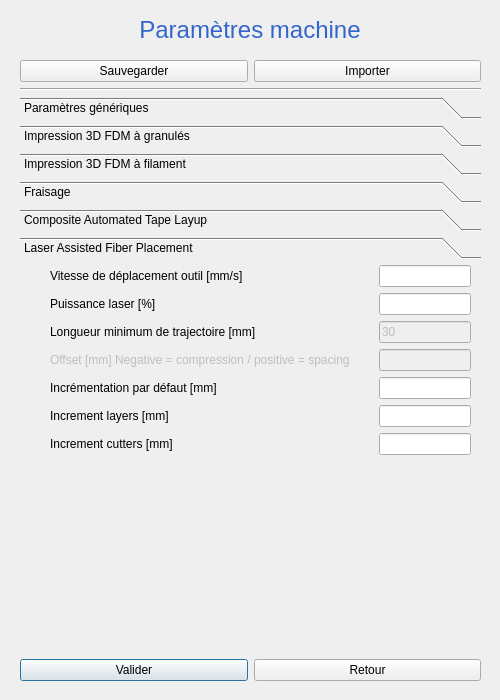
<?xml version="1.0" encoding="UTF-8"?>
<ui version="4.0">
 <class>Dialog_parameters</class>
 <widget class="QDialog" name="Dialog_parameters">
  <property name="windowModality">
   <enum>Qt::NonModal</enum>
  </property>
  <property name="geometry">
   <rect>
    <x>0</x>
    <y>0</y>
    <width>500</width>
    <height>700</height>
   </rect>
  </property>
  <property name="minimumSize">
   <size>
    <width>500</width>
    <height>700</height>
   </size>
  </property>
  <property name="maximumSize">
   <size>
    <width>500</width>
    <height>700</height>
   </size>
  </property>
  <property name="windowTitle">
   <string>Dialog</string>
  </property>
  <widget class="QLabel" name="labelTitle_machineParameters">
   <property name="geometry">
    <rect>
     <x>0</x>
     <y>0</y>
     <width>500</width>
     <height>60</height>
    </rect>
   </property>
   <property name="font">
    <font>
     <family>MS Shell Dlg 2</family>
    </font>
   </property>
   <property name="text">
    <string>&lt;html&gt;&lt;head/&gt;&lt;body&gt;&lt;p&gt;&lt;span style=&quot; font-size:18pt; color:#3366cc;&quot;&gt;Paramètres machine&lt;/span&gt;&lt;/p&gt;&lt;/body&gt;&lt;/html&gt;</string>
   </property>
   <property name="alignment">
    <set>Qt::AlignCenter</set>
   </property>
  </widget>
  <widget class="QWidget" name="horizontalLayoutWidget">
   <property name="geometry">
    <rect>
     <x>20</x>
     <y>650</y>
     <width>461</width>
     <height>41</height>
    </rect>
   </property>
   <layout class="QHBoxLayout" name="horizontalLayout_validateReturn">
    <item>
     <widget class="QPushButton" name="pushButton_validation">
      <property name="text">
       <string>Valider</string>
      </property>
     </widget>
    </item>
    <item>
     <widget class="QPushButton" name="pushButton_return">
      <property name="text">
       <string>Retour</string>
      </property>
     </widget>
    </item>
   </layout>
  </widget>
  <widget class="QWidget" name="verticalLayoutWidget">
   <property name="geometry">
    <rect>
     <x>20</x>
     <y>60</y>
     <width>461</width>
     <height>581</height>
    </rect>
   </property>
   <layout class="QVBoxLayout" name="verticalLayout">
    <item>
     <layout class="QHBoxLayout" name="horizontalLayout">
      <item>
       <widget class="QPushButton" name="pushButton_save_param">
        <property name="text">
         <string>Sauvegarder</string>
        </property>
       </widget>
      </item>
      <item>
       <widget class="QPushButton" name="pushButton_import_param">
        <property name="text">
         <string>Importer</string>
        </property>
       </widget>
      </item>
     </layout>
    </item>
    <item>
     <widget class="Line" name="line">
      <property name="orientation">
       <enum>Qt::Horizontal</enum>
      </property>
     </widget>
    </item>
    <item>
     <widget class="QToolBox" name="toolBox">
      <property name="currentIndex">
       <number>5</number>
      </property>
      <widget class="QWidget" name="Generiques">
       <property name="geometry">
        <rect>
         <x>0</x>
         <y>0</y>
         <width>459</width>
         <height>346</height>
        </rect>
       </property>
       <attribute name="label">
        <string>Paramètres génériques</string>
       </attribute>
       <widget class="QWidget" name="gridLayoutWidget">
        <property name="geometry">
         <rect>
          <x>30</x>
          <y>0</y>
          <width>431</width>
          <height>341</height>
         </rect>
        </property>
        <layout class="QGridLayout" name="gridLayout">
         <item row="2" column="0">
          <widget class="QLabel" name="label_3">
           <property name="text">
            <string>Vitesse outil [mm/s]</string>
           </property>
          </widget>
         </item>
         <item row="1" column="2">
          <widget class="QLineEdit" name="lineEdit_gen_retractSpeed"/>
         </item>
         <item row="1" column="0">
          <widget class="QLabel" name="label_2">
           <property name="text">
            <string>Vitesse de retrait [mm/s]</string>
           </property>
          </widget>
         </item>
         <item row="2" column="2">
          <widget class="QLineEdit" name="lineEdit_gen_toolSpeed"/>
         </item>
         <item row="0" column="2">
          <widget class="QLineEdit" name="lineEdit_gen_approachSpeed"/>
         </item>
         <item row="0" column="1">
          <spacer name="horizontalSpacer">
           <property name="orientation">
            <enum>Qt::Horizontal</enum>
           </property>
           <property name="sizeHint" stdset="0">
            <size>
             <width>40</width>
             <height>20</height>
            </size>
           </property>
          </spacer>
         </item>
         <item row="0" column="0">
          <widget class="QLabel" name="label">
           <property name="text">
            <string>Vitesse d'approche [mm/s]</string>
           </property>
          </widget>
         </item>
         <item row="4" column="2">
          <widget class="QLineEdit" name="lineEdit_distSecu"/>
         </item>
         <item row="4" column="0">
          <widget class="QLabel" name="label_distSecu">
           <property name="text">
            <string>Distance de sécurité [mm]</string>
           </property>
          </widget>
         </item>
         <item row="5" column="0">
          <spacer name="verticalSpacer">
           <property name="orientation">
            <enum>Qt::Vertical</enum>
           </property>
           <property name="sizeHint" stdset="0">
            <size>
             <width>20</width>
             <height>40</height>
            </size>
           </property>
          </spacer>
         </item>
         <item row="3" column="0">
          <widget class="QLabel" name="label_travelSpeed">
           <property name="text">
            <string>Avance rapide [mm/s]</string>
           </property>
          </widget>
         </item>
         <item row="3" column="2">
          <widget class="QLineEdit" name="lineEdit_travelSpeed"/>
         </item>
        </layout>
       </widget>
      </widget>
      <widget class="QWidget" name="FDM_pellet">
       <property name="geometry">
        <rect>
         <x>0</x>
         <y>0</y>
         <width>459</width>
         <height>346</height>
        </rect>
       </property>
       <attribute name="label">
        <string>Impression 3D FDM à granulés</string>
       </attribute>
       <widget class="QWidget" name="gridLayoutWidget_6">
        <property name="geometry">
         <rect>
          <x>29</x>
          <y>0</y>
          <width>431</width>
          <height>341</height>
         </rect>
        </property>
        <layout class="QGridLayout" name="gridLayout_6">
         <item row="5" column="0">
          <widget class="QLabel" name="label_26">
           <property name="text">
            <string>Diametre d'extrusion [mm]</string>
           </property>
          </widget>
         </item>
         <item row="4" column="0">
          <widget class="QLabel" name="label_25">
           <property name="text">
            <string>Distance de rétraction [mm]</string>
           </property>
          </widget>
         </item>
         <item row="0" column="2">
          <widget class="QLineEdit" name="lineEdit_FDM_pellet_screwSpeed"/>
         </item>
         <item row="2" column="2">
          <widget class="QLineEdit" name="lineEdit_FDM_pellet_perimeterSpeed"/>
         </item>
         <item row="5" column="2">
          <widget class="QLineEdit" name="lineEdit_FDM_pellet_extrusionDiameter"/>
         </item>
         <item row="0" column="0">
          <widget class="QLabel" name="label_21">
           <property name="text">
            <string>Vitesse vis [tr/min]</string>
           </property>
          </widget>
         </item>
         <item row="3" column="2">
          <widget class="QLineEdit" name="lineEdit_FDM_pellet_temperature"/>
         </item>
         <item row="1" column="0">
          <widget class="QLabel" name="label_22">
           <property name="text">
            <string>Vitesse de remplissage [mm/s]</string>
           </property>
          </widget>
         </item>
         <item row="3" column="0">
          <widget class="QLabel" name="label_24">
           <property name="text">
            <string>Température d'extrudeur [°C]</string>
           </property>
          </widget>
         </item>
         <item row="0" column="1">
          <spacer name="horizontalSpacer_6">
           <property name="orientation">
            <enum>Qt::Horizontal</enum>
           </property>
           <property name="sizeHint" stdset="0">
            <size>
             <width>40</width>
             <height>20</height>
            </size>
           </property>
          </spacer>
         </item>
         <item row="1" column="2">
          <widget class="QLineEdit" name="lineEdit_FDM_pellet_infillSpeed"/>
         </item>
         <item row="2" column="0">
          <widget class="QLabel" name="label_23">
           <property name="text">
            <string>Vitesse de contournage [mm/s]</string>
           </property>
          </widget>
         </item>
         <item row="4" column="2">
          <widget class="QLineEdit" name="lineEdit_FDM_pellet_retractionDistance"/>
         </item>
         <item row="6" column="0">
          <spacer name="verticalSpacer_2">
           <property name="orientation">
            <enum>Qt::Vertical</enum>
           </property>
           <property name="sizeHint" stdset="0">
            <size>
             <width>20</width>
             <height>40</height>
            </size>
           </property>
          </spacer>
         </item>
        </layout>
       </widget>
      </widget>
      <widget class="QWidget" name="FDM_filament">
       <property name="geometry">
        <rect>
         <x>0</x>
         <y>0</y>
         <width>459</width>
         <height>346</height>
        </rect>
       </property>
       <attribute name="label">
        <string>Impression 3D FDM à filament</string>
       </attribute>
       <widget class="QWidget" name="gridLayoutWidget_2">
        <property name="geometry">
         <rect>
          <x>30</x>
          <y>0</y>
          <width>431</width>
          <height>341</height>
         </rect>
        </property>
        <layout class="QGridLayout" name="gridLayout_2">
         <item row="4" column="0">
          <widget class="QLabel" name="label_20">
           <property name="text">
            <string>Extrusion diameter [mm]</string>
           </property>
          </widget>
         </item>
         <item row="5" column="2">
          <widget class="QLineEdit" name="lineEdit_FDM_filam_temperature"/>
         </item>
         <item row="1" column="0">
          <widget class="QLabel" name="label_5">
           <property name="text">
            <string>Vitesse de déplacement remplissage [mm/s]</string>
           </property>
          </widget>
         </item>
         <item row="5" column="0">
          <widget class="QLabel" name="label_6">
           <property name="text">
            <string>Température d'extrusion [°C]</string>
           </property>
          </widget>
         </item>
         <item row="2" column="2">
          <widget class="QLineEdit" name="lineEdit_FDM_filam_relativFilamentSpeed"/>
         </item>
         <item row="3" column="2">
          <widget class="QLineEdit" name="lineEdit_FDM_filam_filamentSpeed"/>
         </item>
         <item row="3" column="0">
          <widget class="QLabel" name="label_19">
           <property name="text">
            <string>Filament speed [mm/s]</string>
           </property>
          </widget>
         </item>
         <item row="5" column="1">
          <spacer name="horizontalSpacer_2">
           <property name="orientation">
            <enum>Qt::Horizontal</enum>
           </property>
           <property name="sizeHint" stdset="0">
            <size>
             <width>40</width>
             <height>20</height>
            </size>
           </property>
          </spacer>
         </item>
         <item row="4" column="2">
          <widget class="QLineEdit" name="lineEdit_FDM_filam_extrusionDiameter"/>
         </item>
         <item row="0" column="0">
          <widget class="QLabel" name="label_4">
           <property name="text">
            <string>Vitesse de déplacement contours [mm/s]</string>
           </property>
          </widget>
         </item>
         <item row="2" column="0">
          <widget class="QLabel" name="label_18">
           <property name="text">
            <string>Relative filament speed [mm/s]</string>
           </property>
          </widget>
         </item>
         <item row="1" column="2">
          <widget class="QLineEdit" name="lineEdit_FDM_filam_ifillSpeed"/>
         </item>
         <item row="0" column="2">
          <widget class="QLineEdit" name="lineEdit_FDM_filam_perimeterSpeed"/>
         </item>
         <item row="6" column="0">
          <spacer name="verticalSpacer_3">
           <property name="orientation">
            <enum>Qt::Vertical</enum>
           </property>
           <property name="sizeHint" stdset="0">
            <size>
             <width>20</width>
             <height>40</height>
            </size>
           </property>
          </spacer>
         </item>
        </layout>
       </widget>
      </widget>
      <widget class="QWidget" name="Milling">
       <property name="geometry">
        <rect>
         <x>0</x>
         <y>0</y>
         <width>459</width>
         <height>346</height>
        </rect>
       </property>
       <attribute name="label">
        <string>Fraisage</string>
       </attribute>
       <widget class="QWidget" name="gridLayoutWidget_3">
        <property name="geometry">
         <rect>
          <x>30</x>
          <y>0</y>
          <width>431</width>
          <height>341</height>
         </rect>
        </property>
        <layout class="QGridLayout" name="gridLayout_3">
         <item row="0" column="1">
          <spacer name="horizontalSpacer_3">
           <property name="orientation">
            <enum>Qt::Horizontal</enum>
           </property>
           <property name="sizeHint" stdset="0">
            <size>
             <width>40</width>
             <height>20</height>
            </size>
           </property>
          </spacer>
         </item>
         <item row="3" column="2">
          <widget class="QLineEdit" name="lineEdit_mill_toolDiameter"/>
         </item>
         <item row="0" column="2">
          <widget class="QLineEdit" name="lineEdit_mill_moveSpeed"/>
         </item>
         <item row="2" column="0">
          <widget class="QLabel" name="label_17">
           <property name="text">
            <string>Compensation outil</string>
           </property>
          </widget>
         </item>
         <item row="3" column="0">
          <widget class="QLabel" name="label_8">
           <property name="text">
            <string>Diamètre outil [mm]</string>
           </property>
          </widget>
         </item>
         <item row="1" column="2">
          <widget class="QLineEdit" name="lineEdit_mill_toolSpeedRot"/>
         </item>
         <item row="2" column="2">
          <widget class="QCheckBox" name="checkBox_mill_compensateTool">
           <property name="text">
            <string/>
           </property>
          </widget>
         </item>
         <item row="0" column="0">
          <widget class="QLabel" name="label_14">
           <property name="text">
            <string>Vitesse de déplacement outil [mm/s]</string>
           </property>
          </widget>
         </item>
         <item row="1" column="0">
          <widget class="QLabel" name="label_9">
           <property name="text">
            <string>Vitesse broche [tr/min]</string>
           </property>
          </widget>
         </item>
         <item row="4" column="0">
          <spacer name="verticalSpacer_4">
           <property name="orientation">
            <enum>Qt::Vertical</enum>
           </property>
           <property name="sizeHint" stdset="0">
            <size>
             <width>20</width>
             <height>40</height>
            </size>
           </property>
          </spacer>
         </item>
        </layout>
       </widget>
      </widget>
      <widget class="QWidget" name="Air_tape">
       <property name="geometry">
        <rect>
         <x>0</x>
         <y>0</y>
         <width>459</width>
         <height>346</height>
        </rect>
       </property>
       <attribute name="label">
        <string>Composite Automated Tape Layup</string>
       </attribute>
       <widget class="QWidget" name="gridLayoutWidget_4">
        <property name="geometry">
         <rect>
          <x>30</x>
          <y>0</y>
          <width>421</width>
          <height>341</height>
         </rect>
        </property>
        <layout class="QGridLayout" name="gridLayout_4">
         <item row="1" column="0">
          <widget class="QLabel" name="label_ATL_feedRate">
           <property name="text">
            <string>Avance de bande [mm/s]</string>
           </property>
          </widget>
         </item>
         <item row="2" column="0">
          <widget class="QLabel" name="label_7">
           <property name="text">
            <string>Allumage air chaud avant dépose [mm]</string>
           </property>
          </widget>
         </item>
         <item row="0" column="0">
          <widget class="QLabel" name="label_15">
           <property name="text">
            <string>Avance outil [mm/s]</string>
           </property>
          </widget>
         </item>
         <item row="0" column="1">
          <spacer name="horizontalSpacer_4">
           <property name="orientation">
            <enum>Qt::Horizontal</enum>
           </property>
           <property name="sizeHint" stdset="0">
            <size>
             <width>40</width>
             <height>20</height>
            </size>
           </property>
          </spacer>
         </item>
         <item row="0" column="2">
          <widget class="QLineEdit" name="lineEdit_airTape_speed"/>
         </item>
         <item row="4" column="0">
          <spacer name="verticalSpacer_5">
           <property name="orientation">
            <enum>Qt::Vertical</enum>
           </property>
           <property name="sizeHint" stdset="0">
            <size>
             <width>20</width>
             <height>40</height>
            </size>
           </property>
          </spacer>
         </item>
         <item row="3" column="0">
          <widget class="QLabel" name="label_10">
           <property name="text">
            <string>Descente rouleau avant dépose [mm]</string>
           </property>
          </widget>
         </item>
         <item row="1" column="2">
          <widget class="QLineEdit" name="lineEdit_airTape_feedrate"/>
         </item>
         <item row="2" column="2">
          <widget class="QLineEdit" name="lineEdit_airTape_airStart"/>
         </item>
         <item row="3" column="2">
          <widget class="QLineEdit" name="lineEdit_airTape_rollDown"/>
         </item>
        </layout>
       </widget>
      </widget>
      <widget class="QWidget" name="Laser_tape">
       <property name="geometry">
        <rect>
         <x>0</x>
         <y>0</y>
         <width>459</width>
         <height>346</height>
        </rect>
       </property>
       <attribute name="label">
        <string>Laser Assisted Fiber Placement</string>
       </attribute>
       <widget class="QWidget" name="gridLayoutWidget_5">
        <property name="geometry">
         <rect>
          <x>30</x>
          <y>0</y>
          <width>421</width>
          <height>341</height>
         </rect>
        </property>
        <layout class="QGridLayout" name="gridLayout_5">
         <item row="2" column="0">
          <widget class="QLabel" name="label_minTrajLen">
           <property name="text">
            <string>Longueur minimum de trajectoire [mm]</string>
           </property>
          </widget>
         </item>
         <item row="4" column="0">
          <widget class="QLabel" name="label_incr">
           <property name="text">
            <string>Incrémentation par défaut [mm]</string>
           </property>
          </widget>
         </item>
         <item row="4" column="2">
          <widget class="QLineEdit" name="lineEdit_incr"/>
         </item>
         <item row="1" column="2">
          <widget class="QLineEdit" name="lineEdit_laserTape_laserPower"/>
         </item>
         <item row="6" column="0">
          <widget class="QLabel" name="label_cutIncr">
           <property name="text">
            <string>Increment cutters [mm]</string>
           </property>
          </widget>
         </item>
         <item row="6" column="2">
          <widget class="QLineEdit" name="lineEdit_cutIncr"/>
         </item>
         <item row="0" column="0">
          <widget class="QLabel" name="label_16">
           <property name="text">
            <string>Vitesse de déplacement outil [mm/s]</string>
           </property>
          </widget>
         </item>
         <item row="2" column="2">
          <widget class="QLineEdit" name="lineEdit_minTrajLen">
           <property name="enabled">
            <bool>false</bool>
           </property>
           <property name="text">
            <string>30</string>
           </property>
          </widget>
         </item>
         <item row="3" column="2">
          <widget class="QLineEdit" name="lineEdit_offset">
           <property name="enabled">
            <bool>false</bool>
           </property>
          </widget>
         </item>
         <item row="7" column="0">
          <spacer name="verticalSpacer_6">
           <property name="orientation">
            <enum>Qt::Vertical</enum>
           </property>
           <property name="sizeHint" stdset="0">
            <size>
             <width>20</width>
             <height>40</height>
            </size>
           </property>
          </spacer>
         </item>
         <item row="3" column="0">
          <widget class="QLabel" name="label_offset">
           <property name="enabled">
            <bool>false</bool>
           </property>
           <property name="text">
            <string>Offset [mm] Negative = compression / positive = spacing</string>
           </property>
          </widget>
         </item>
         <item row="5" column="2">
          <widget class="QLineEdit" name="lineEdit_layIncr"/>
         </item>
         <item row="1" column="0">
          <widget class="QLabel" name="label_13">
           <property name="text">
            <string>Puissance laser [%]</string>
           </property>
          </widget>
         </item>
         <item row="0" column="2">
          <widget class="QLineEdit" name="lineEdit_laserTape_toolSpeed"/>
         </item>
         <item row="0" column="1">
          <spacer name="horizontalSpacer_5">
           <property name="orientation">
            <enum>Qt::Horizontal</enum>
           </property>
           <property name="sizeHint" stdset="0">
            <size>
             <width>40</width>
             <height>20</height>
            </size>
           </property>
          </spacer>
         </item>
         <item row="5" column="0">
          <widget class="QLabel" name="label_layIncr">
           <property name="text">
            <string>Increment layers [mm]</string>
           </property>
          </widget>
         </item>
        </layout>
       </widget>
      </widget>
     </widget>
    </item>
   </layout>
  </widget>
 </widget>
 <tabstops>
  <tabstop>pushButton_import_param</tabstop>
  <tabstop>lineEdit_gen_approachSpeed</tabstop>
  <tabstop>lineEdit_gen_retractSpeed</tabstop>
  <tabstop>lineEdit_gen_toolSpeed</tabstop>
  <tabstop>lineEdit_travelSpeed</tabstop>
  <tabstop>lineEdit_distSecu</tabstop>
  <tabstop>lineEdit_FDM_pellet_screwSpeed</tabstop>
  <tabstop>lineEdit_FDM_pellet_infillSpeed</tabstop>
  <tabstop>lineEdit_FDM_pellet_perimeterSpeed</tabstop>
  <tabstop>lineEdit_FDM_pellet_temperature</tabstop>
  <tabstop>lineEdit_FDM_pellet_retractionDistance</tabstop>
  <tabstop>lineEdit_FDM_pellet_extrusionDiameter</tabstop>
  <tabstop>lineEdit_FDM_filam_perimeterSpeed</tabstop>
  <tabstop>lineEdit_FDM_filam_ifillSpeed</tabstop>
  <tabstop>lineEdit_FDM_filam_relativFilamentSpeed</tabstop>
  <tabstop>lineEdit_FDM_filam_filamentSpeed</tabstop>
  <tabstop>lineEdit_FDM_filam_extrusionDiameter</tabstop>
  <tabstop>lineEdit_FDM_filam_temperature</tabstop>
  <tabstop>lineEdit_mill_moveSpeed</tabstop>
  <tabstop>lineEdit_mill_toolSpeedRot</tabstop>
  <tabstop>checkBox_mill_compensateTool</tabstop>
  <tabstop>lineEdit_mill_toolDiameter</tabstop>
  <tabstop>lineEdit_airTape_speed</tabstop>
  <tabstop>lineEdit_airTape_feedrate</tabstop>
  <tabstop>lineEdit_airTape_airStart</tabstop>
  <tabstop>lineEdit_airTape_rollDown</tabstop>
  <tabstop>lineEdit_laserTape_toolSpeed</tabstop>
  <tabstop>lineEdit_laserTape_laserPower</tabstop>
  <tabstop>lineEdit_minTrajLen</tabstop>
  <tabstop>lineEdit_offset</tabstop>
  <tabstop>lineEdit_incr</tabstop>
  <tabstop>lineEdit_layIncr</tabstop>
  <tabstop>lineEdit_cutIncr</tabstop>
  <tabstop>pushButton_save_param</tabstop>
  <tabstop>pushButton_validation</tabstop>
  <tabstop>pushButton_return</tabstop>
 </tabstops>
 <resources/>
 <connections/>
</ui>
